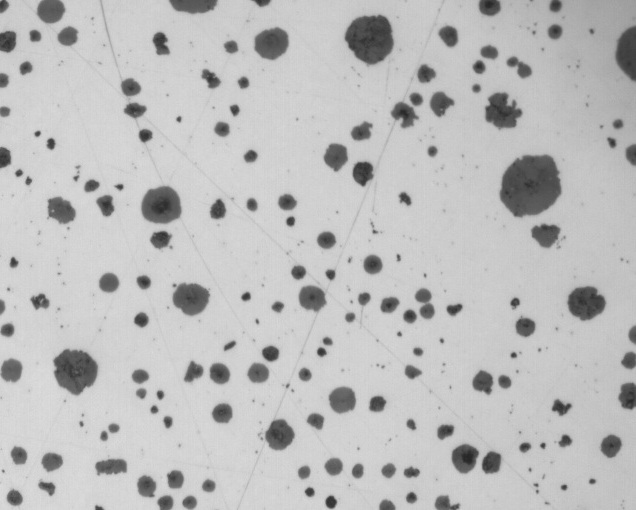
#> input picture ductile_iron2-1.jpg, 636 x 510 px
$ python count_nodules4.py ductile_iron2-0.jpg ductile_iron2-1.jpg ductile_iron2-1.jpg 5 ductile_iron2-1.jpg out.png
#> lines starting #> are read from the running program, lines starting #| are printed output that depends on the picture; after the words box and inside, x2 and y2 are one past the last pixel; in counts of white or black regions, pixels touching at a corner belong together
import cv2
import numpy as np
import sys
import random

def get_neighbours(blank_image, x, y, vertical_length, horizontal_length):
	neighbours = []
	if x != 0:
		top = blank_image[x-1][y]
		if top != 0:
			neighbours.append(top)
	if y != 0:
		left = blank_image[x][y-1]
		if left != 0:
			neighbours.append(left)
	if x != vertical_length-1:
		bottom = blank_image[x+1][y]
		if bottom != 0:
			neighbours.append(bottom)
	if y != horizontal_length-1:
		right = blank_image[x][y+1]
		if right != 0:
			neighbours.append(right)
	return neighbours

def get_lowest_adjacent(blank_image, x, y, vertical_length, horizontal_length):
	neighbours = get_neighbours(blank_image, x, y, vertical_length, horizontal_length)
	if neighbours:
		return min(neighbours)
	else:
		return None

input_file = sys.argv[2]
min_nodule = int(sys.argv[4])

input_image=cv2.imread(input_file, 0)
#> input_image is the input picture: shape (510, 636); min 38, max 221, mean 188.8
input_image[input_image >= 128] = 255
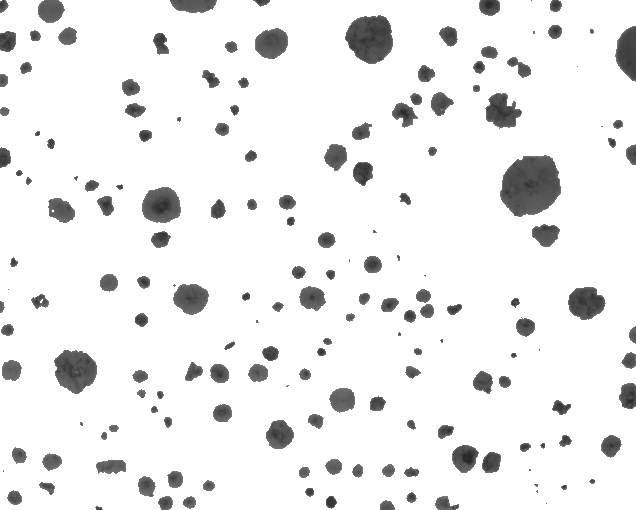
#> input_image: shape (510, 636); min 38, max 255, mean 237
input_image[input_image < 128] = 0
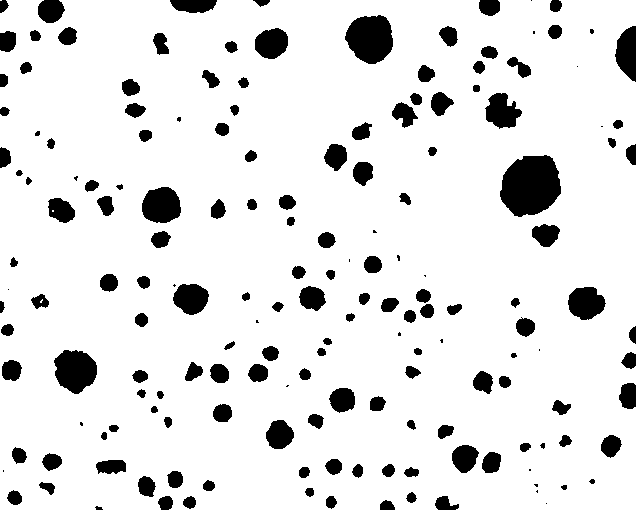
#> input_image: shape (510, 636); 89.2% white; 172 black regions (24 under 20 px), largest, box (x1, y1, x2, y2) and area: (500, 155, 561, 217) 2883, (345, 15, 393, 64) 1778, (54, 350, 97, 394) 1399

vertical_length = input_image.shape[0]
#> vertical_length = 510
horizontal_length = input_image.shape[1]
#> horizontal_length = 636
blank_image = np.zeros((vertical_length, horizontal_length))

count = 0
connected_nodules = {}

for x in range(vertical_length):
	for y in range(horizontal_length):
		if input_image[x][y] == 0:
			lowest_adjacent = get_lowest_adjacent(blank_image, x, y, vertical_length, horizontal_length)
			if lowest_adjacent:
				blank_image[x][y] = lowest_adjacent
			else:
				count += 1
				blank_image[x][y] = count
				connected_nodules[count] = set()
				connected_nodules[count].add(count)
			neighbours = get_neighbours(blank_image, x, y, vertical_length, horizontal_length)
			for neighbour in neighbours:
				for number in connected_nodules[neighbour]:
					connected_nodules[blank_image[x][y]] = connected_nodules[blank_image[x][y]].union(connected_nodules[number])
					connected_nodules[number] = connected_nodules[number].union(connected_nodules[blank_image[x][y]])
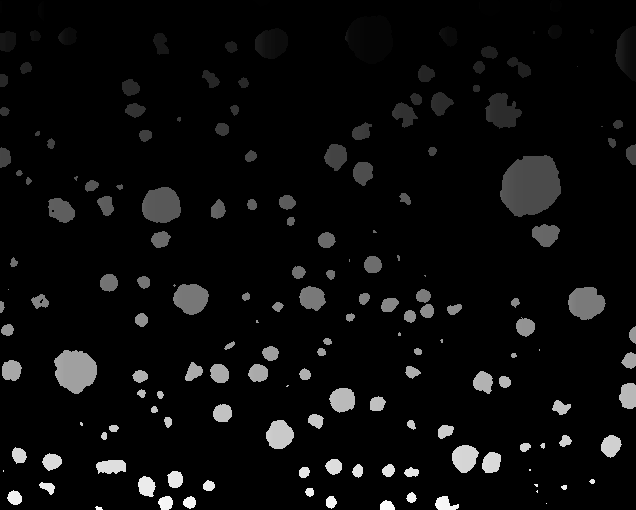
#> blank_image: shape (510, 636) float64; min 0, max 794, mean 36.9; drawn with min black and max white

unique_counter = 0
unique_identifiers = set()
nodule_size = {}

for x in range(vertical_length):
	for y in range(horizontal_length):
		identifier = blank_image[x][y]
		if identifier != 0:
			min_association = min(list(connected_nodules[identifier]))
			blank_image[x][y] = min_association
			if min_association not in nodule_size:
				nodule_size[min_association] = 0
			nodule_size[min_association] += 1
			if min_association not in unique_identifiers:
				unique_counter += 1
				unique_identifiers.add(min_association)
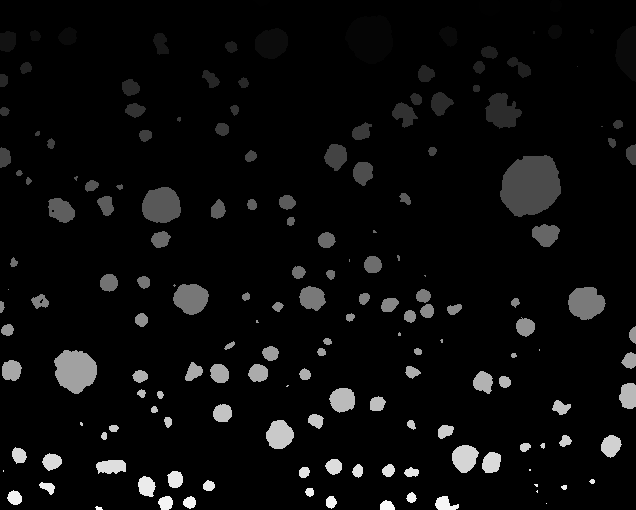
#> blank_image: shape (510, 636) float64; 4.06% of pixels changed, all inside (x1, y1, x2, y2) = (0, 1, 635, 510); drawn with min black and max white

color_image = np.zeros((vertical_length, horizontal_length,3), np.uint8)
color_image[:, :] = (255, 255, 255)

nodule_colour = {}

significant_nodules = 0
for nodule in nodule_size:
	if nodule_size[nodule] >= min_nodule:
		nodule_colour[nodule] = (random.randint(50,200), random.randint(50,200), random.randint(50,200))
		significant_nodules += 1

print(significant_nodules)
#| 160

if len(sys.argv) == 7 and sys.argv[5] == "--optional_output":
	output_file = sys.argv[6]
	for x in range(vertical_length):
		for y in range(horizontal_length):
			nodule = blank_image[x][y]
			if nodule in nodule_colour:
				color_image[x][y] = nodule_colour[nodule]
	cv2.imwrite(output_file, color_image)
